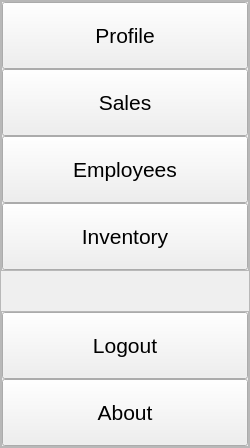
               <widget class="QFrame" name="frame_16">
                <property name="sizePolicy">
                 <sizepolicy hsizetype="Preferred" vsizetype="Preferred">
                  <horstretch>0</horstretch>
                  <verstretch>0</verstretch>
                 </sizepolicy>
                </property>
                <property name="minimumSize">
                 <size>
                  <width>250</width>
                  <height>0</height>
                 </size>
                </property>
                <property name="sizeIncrement">
                 <size>
                  <width>0</width>
                  <height>0</height>
                 </size>
                </property>
                <property name="frameShape">
                 <enum>QFrame::StyledPanel</enum>
                </property>
                <property name="frameShadow">
                 <enum>QFrame::Raised</enum>
                </property>
                <layout class="QVBoxLayout" name="verticalLayout_13">
                 <property name="spacing">
                  <number>0</number>
                 </property>
                 <property name="leftMargin">
                  <number>0</number>
                 </property>
                 <property name="topMargin">
                  <number>0</number>
                 </property>
                 <property name="rightMargin">
                  <number>0</number>
                 </property>
                 <property name="bottomMargin">
                  <number>0</number>
                 </property>
                 <item>
                  <widget class="QFrame" name="frame_17">
                   <property name="minimumSize">
                    <size>
                     <width>0</width>
                     <height>0</height>
                    </size>
                   </property>
                   <property name="styleSheet">
                    <string notr="true">QPushButton{
padding:20px 10px;
}
QPushButton{
font:16pt;
}</string>
                   </property>
                   <property name="frameShape">
                    <enum>QFrame::StyledPanel</enum>
                   </property>
                   <property name="frameShadow">
                    <enum>QFrame::Raised</enum>
                   </property>
                   <layout class="QVBoxLayout" name="verticalLayout_14">
                    <property name="spacing">
                     <number>0</number>
                    </property>
                    <property name="leftMargin">
                     <number>0</number>
                    </property>
                    <property name="topMargin">
                     <number>0</number>
                    </property>
                    <property name="rightMargin">
                     <number>0</number>
                    </property>
                    <property name="bottomMargin">
                     <number>0</number>
                    </property>
                    <item>
                     <widget class="QPushButton" name="profile_btn">
                      <property name="text">
                       <string>Profile</string>
                      </property>
                      <property name="icon">
                       <iconset>
                        <normaloff>../../../../../mnt/c/Users/prasa/Downloads/user (1).png</normaloff>../../../../../mnt/c/Users/prasa/Downloads/user (1).png</iconset>
                      </property>
                      <property name="iconSize">
                       <size>
                        <width>20</width>
                        <height>20</height>
                       </size>
                      </property>
                     </widget>
                    </item>
                    <item>
                     <widget class="QPushButton" name="sales_btn">
                      <property name="text">
                       <string>Sales</string>
                      </property>
                      <property name="icon">
                       <iconset>
                        <normaloff>../../../../../mnt/c/Users/prasa/Downloads/sales.png</normaloff>../../../../../mnt/c/Users/prasa/Downloads/sales.png</iconset>
                      </property>
                      <property name="iconSize">
                       <size>
                        <width>20</width>
                        <height>20</height>
                       </size>
                      </property>
                     </widget>
                    </item>
                    <item>
                     <widget class="QPushButton" name="emp_btn">
                      <property name="text">
                       <string>Employees</string>
                      </property>
                      <property name="icon">
                       <iconset>
                        <normaloff>../../../../../mnt/c/Users/prasa/Downloads/employee.png</normaloff>../../../../../mnt/c/Users/prasa/Downloads/employee.png</iconset>
                      </property>
                      <property name="iconSize">
                       <size>
                        <width>20</width>
                        <height>20</height>
                       </size>
                      </property>
                     </widget>
                    </item>
                    <item alignment="Qt::AlignTop">
                     <widget class="QPushButton" name="inventory_btn">
                      <property name="text">
                       <string>Inventory</string>
                      </property>
                      <property name="icon">
                       <iconset>
                        <normaloff>../../../../../mnt/c/Users/prasa/Downloads/inspection.png</normaloff>../../../../../mnt/c/Users/prasa/Downloads/inspection.png</iconset>
                      </property>
                      <property name="iconSize">
                       <size>
                        <width>20</width>
                        <height>20</height>
                       </size>
                      </property>
                     </widget>
                    </item>
                   </layout>
                  </widget>
                 </item>
                 <item>
                  <spacer name="verticalSpacer_5">
                   <property name="orientation">
                    <enum>Qt::Vertical</enum>
                   </property>
                   <property name="sizeHint" stdset="0">
                    <size>
                     <width>20</width>
                     <height>40</height>
                    </size>
                   </property>
                  </spacer>
                 </item>
                 <item>
                  <widget class="QFrame" name="frame_18">
                   <property name="styleSheet">
                    <string notr="true">QPushButton{
padding:20px 10px;
}
QPushButton{
font:16pt;
}</string>
                   </property>
                   <property name="frameShape">
                    <enum>QFrame::StyledPanel</enum>
                   </property>
                   <property name="frameShadow">
                    <enum>QFrame::Raised</enum>
                   </property>
                   <layout class="QVBoxLayout" name="verticalLayout_15">
                    <property name="spacing">
                     <number>0</number>
                    </property>
                    <property name="leftMargin">
                     <number>0</number>
                    </property>
                    <property name="topMargin">
                     <number>0</number>
                    </property>
                    <property name="rightMargin">
                     <number>0</number>
                    </property>
                    <property name="bottomMargin">
                     <number>0</number>
                    </property>
                    <item alignment="Qt::AlignBottom">
                     <widget class="QPushButton" name="logout_btn">
                      <property name="text">
                       <string>Logout</string>
                      </property>
                      <property name="icon">
                       <iconset>
                        <normaloff>../../../../../mnt/c/Users/prasa/Downloads/logout.png</normaloff>../../../../../mnt/c/Users/prasa/Downloads/logout.png</iconset>
                      </property>
                      <property name="iconSize">
                       <size>
                        <width>20</width>
                        <height>20</height>
                       </size>
                      </property>
                     </widget>
                    </item>
                    <item>
                     <widget class="QPushButton" name="abt_btn">
                      <property name="text">
                       <string>About</string>
                      </property>
                      <property name="icon">
                       <iconset>
                        <normaloff>../../../../../mnt/c/Users/prasa/Downloads/information.png</normaloff>../../../../../mnt/c/Users/prasa/Downloads/information.png</iconset>
                      </property>
                      <property name="iconSize">
                       <size>
                        <width>20</width>
                        <height>20</height>
                       </size>
                      </property>
                     </widget>
                    </item>
                   </layout>
                  </widget>
                 </item>
                </layout>
               </widget>
